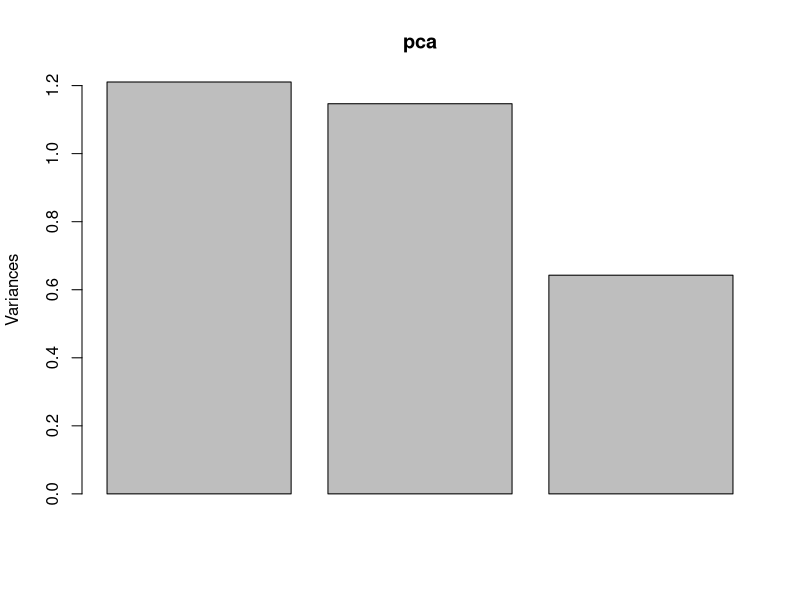

Generate this figure with R: (Note: this script raises an error after producing the figure.)

# import data
data <- read.csv("./../clean_data/all_data_combined.csv")
data <- data[data$species=="BRTE",]

# only complete data set
bdata <- data[!is.na(data$aboveground_mass),]
traits <- bdata[,c("max.height","length_cm","root_mass","total_leaf_area","total_leaf_mass")]
bdata.complete <- bdata[which(complete.cases(traits)==TRUE),]
#bdata.complete <- bdata.complete[bdata.complete$subplot=="R",]

# calculate SLA
bdata.complete$total_leaf_area <- bdata.complete$total_leaf_area/100
bdata.complete$SLA <- as.numeric(bdata.complete$total_leaf_area)/as.numeric(bdata.complete$total_leaf_mass)

# calculate SRL
bdata.complete$SRL <- as.numeric(bdata.complete$length_cm)/as.numeric(bdata.complete$root_mass)
bdata.complete <- bdata.complete[-which(bdata.complete$SRL==Inf),]

# just get traits
bdata.complete$max.height <- as.numeric(bdata.complete$max.height)
pca.data <- bdata.complete[,c("SLA","SRL","max.height")]

pca <- prcomp(pca.data,center=TRUE,scale. = TRUE)

summary(pca)
plot(pca)

# add pc scores to data frame
bdata.complete$PC1 <- pca$x[,1]
bdata.complete$PC2 <- pca$x[,2]

write.csv(bdata.complete,"./../clean_data/pca_data.csv",row.names = FALSE)

# extract loadings
loads <- as.data.frame(pca$rotation[,1:2])

# testing for differences in dispersion
elev.disp <- betadisper(dist(bdata.complete[,c("PC1","PC2")]), group = bdata.complete$elevation)
anova(elev.disp)
# functional dispersion at low > at high

# pat.disp <- betadisper(dist(bdata.complete[,c("PC1","PC2")]), group = bdata.complete$patch)
# anova(pat.disp) # nothing significant

rm(bdata.complete)
